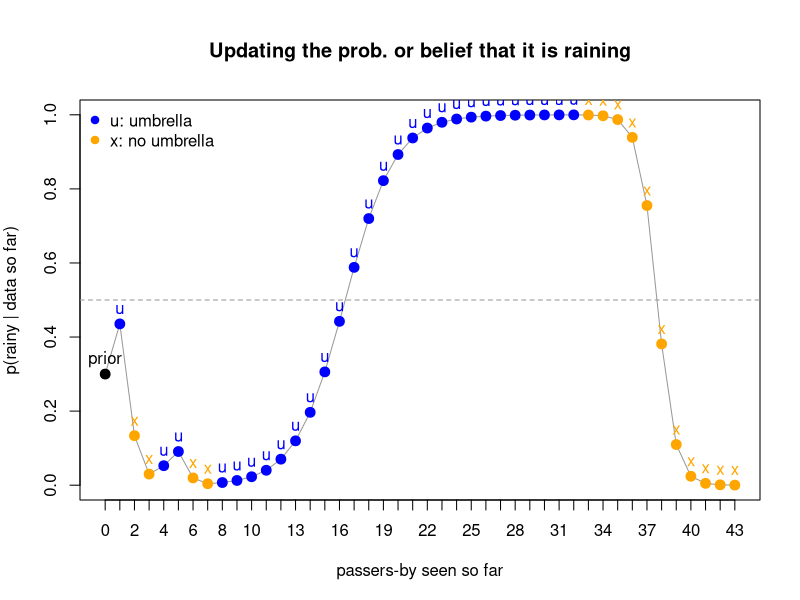

R code for this plot:
# Rainy or sunny: updating a belief one passer-by at a time.
#
# The slides did a single update: one person with an umbrella moved p(rainy)
# from 0.30 to 0.44.  Nothing stops us from doing that again.  The belief we
# end up with after one passer-by is the belief we start with for the next:
# yesterday's posterior is today's prior.

# What we see, in order.  1 = a person with an umbrella, 0 = a person without.
# Change these and run again.
observations <- c(1, 0, 0, 1, 1, 0, 0, 1, 1,1,1,1,1,1,1,1,1,1,1,1,1,1,1,1,1,1,1,1,1,1,1,1,0,0,0,0,0,0,0,0,0,0,0)

# To let the world decide instead, suppose it is raining and generate them:
# observations <- rbinom(8, size = 1, prob = 0.9)

prior_rainy <- 0.3     # p(theta = rainy), before we have seen anybody

# The model: how likely is an umbrella under each state of the weather?  It
# also assumes that the weather does not change while we watch, and that one
# person's umbrella tells us nothing about the next person's once the weather
# is known.
p_umbrella_rainy <- 0.9
p_umbrella_sunny <- 0.5

# ---------------------------------------------------------------- the updating

# belief[1] is the prior; belief[i + 1] is p(rainy) after i passers-by.
belief <- numeric(length(observations) + 1)
belief[1] <- prior_rainy

for (i in seq_along(observations))
{

  # p(D | theta, M) for this one observation.  Not seeing an umbrella is data
  # too: it is just the other outcome of the same model.
  if (observations[i] == 1)
  {
    likelihood_rainy <- p_umbrella_rainy
    likelihood_sunny <- p_umbrella_sunny
  } else
  {
    likelihood_rainy <- 1 - p_umbrella_rainy
    likelihood_sunny <- 1 - p_umbrella_sunny
  }

  # Bayes' theorem, with the current belief in the role of the prior.
  prior <- belief[i]
  p_data <- likelihood_rainy * prior + likelihood_sunny * (1 - prior)
  belief[i + 1] <- likelihood_rainy * prior / p_data

}

# ---------------------------------------------------------------- the plot

steps <- 0:length(observations)

# Same letters as on the slides: u for an umbrella, x for none.
letters_seen <- ifelse(observations == 1, "u", "x")
colours <- c("black", ifelse(observations == 1, "blue", "orange"))

par(mar = c(5, 4, 5, 2))

plot(steps, belief, type = "l", col = "grey60", ylim = c(0, 1),
     xaxt = "n", xlab = "passers-by seen so far", ylab = "p(rainy | data so far)",
     main = "Updating the prob. or belief that it is raining")
axis(1, at = steps)

# Above this line rain is the better bet, below it sun.
abline(h = 0.5, lty = 2, col = "grey60")

points(steps, belief, pch = 19, cex = 1.3, col = colours)
text(steps[-1], belief[-1], labels = letters_seen, pos = 3, col = colours[-1])
text(0, belief[1], labels = "prior", pos = 3)

legend("topleft", legend = c("u: umbrella", "x: no umbrella"),
       col = c("blue", "orange"), pch = 19, bty = "n")

# ---------------------------------------------------------------- the point

# An umbrella nudges the belief up, because umbrellas are somewhat more common
# in the rain (0.9 against 0.5).  A person WITHOUT one pulls it down much
# harder, because going without is five times as common in the sun (0.5
# against 0.1).  How far an observation moves us depends on how specific it is
# to one state of the world.
cat("seen    p(rainy)\n")
cat("prior  ", format(round(belief[1], 3), nsmall = 3), "\n")
for (i in seq_along(observations))
{
  cat(letters_seen[i], "     ", format(round(belief[i + 1], 3), nsmall = 3), "\n")
}

# The order in which the people walk by does not matter.  Treating all of them
# as one data set gives the same answer as updating person by person.
n_u <- sum(observations == 1)
n_x <- sum(observations == 0)
all_rainy <- p_umbrella_rainy^n_u * (1 - p_umbrella_rainy)^n_x * prior_rainy
all_sunny <- p_umbrella_sunny^n_u * (1 - p_umbrella_sunny)^n_x * (1 - prior_rainy)
cat("\nall at once:", round(all_rainy / (all_rainy + all_sunny), 3), "\n")
